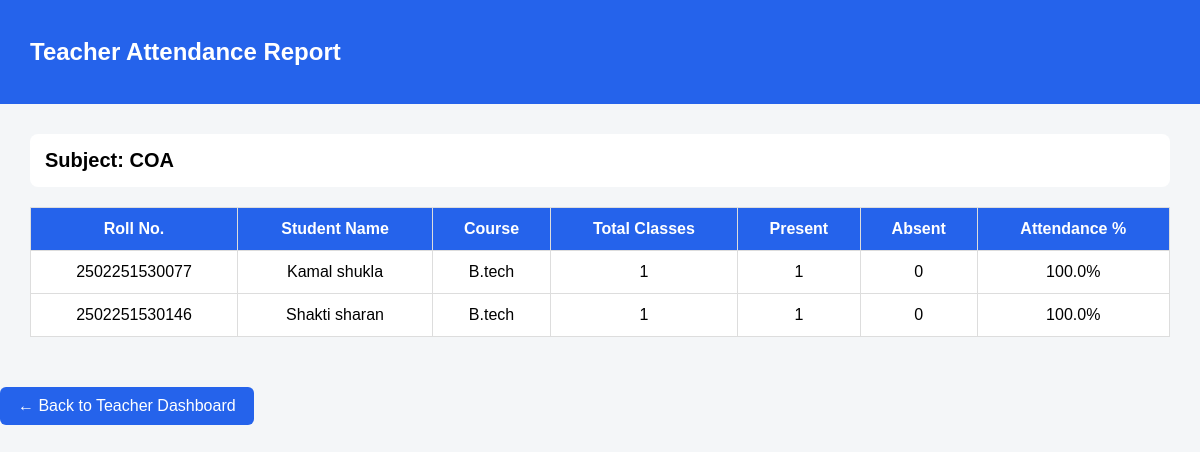
The page /teacher_report (signed in) on the database its author committed.
### tables this page shows
CREATE TABLE teachers (
        id INTEGER PRIMARY KEY AUTOINCREMENT,
        username TEXT UNIQUE NOT NULL,
        password TEXT NOT NULL,
        subject TEXT NOT NULL
    );

CREATE TABLE students (
            id INTEGER PRIMARY KEY AUTOINCREMENT,
            name TEXT NOT NULL,
            roll_no TEXT UNIQUE NOT NULL,
            course TEXT NOT NULL
        , username TEXT, password TEXT);

### app.py (the view)
@app.route("/teacher_report")
def teacher_report():
    username = session.get("teacher_username")
    if not username:
        return redirect("/teacher_login")
    conn = get_db()
    teacher = conn.execute(
        "SELECT * FROM teachers WHERE username = ?",
        (username,)
    ).fetchone()
    if not teacher:
        conn.close()
        return redirect("/teacher_login")
    students = conn.execute("""
        SELECT
            students.id,
            students.name,
            students.roll_no,
            students.course,
            COUNT(attendance.id) AS total,
            SUM(CASE WHEN attendance.status = 'Present' THEN 1 ELSE 0 END) AS present,
            SUM(CASE WHEN attendance.status = 'Absent' THEN 1 ELSE 0 END) AS absent
        FROM students
        LEFT JOIN attendance
        ON students.id = attendance.student_id
        AND attendance.subject = ?
        GROUP BY students.id
        ORDER BY students.roll_no
    """, (teacher["subject"],)).fetchall()
    report_data = []
    for student in students:
        total = student["total"] or 0
        present = student["present"] or 0
        absent = student["absent"] or 0
        percentage = round(
            (present / total) * 100, 2
        ) if total > 0 else 0
        report_data.append({
            "roll_no": student["roll_no"],
            "name": student["name"],
            "course": student["course"],
            "subject": teacher["subject"],
            "total": total,
            "present": present,
            "absent": absent,
            "percentage": percentage
        })
    conn.close()
    return render_template(
        "teacher_report.html",
        teacher=teacher,
        students=report_data
    )

### app.py (called while the page is built)
def get_db():
    conn = sqlite3.connect("attendance.db")
    conn.row_factory = sqlite3.Row
    return conn

### templates/teacher_report.html (shortened to what this page needs)
<!DOCTYPE html>
<html lang="en">
<head>
</head>
<body>
    <div class="navbar">
        <h2>Teacher Attendance Report</h2>
    </div>
    <div class="container">
        <div class="subject">
            Subject: {{ teacher.subject }}
        </div>
        <table>
            <tr>
                <th>Roll No.</th>
                <th>Student Name</th>
                <th>Course</th>
                <th>Total Classes</th>
                <th>Present</th>
                <th>Absent</th>
                <th>Attendance %</th>
            </tr>
            {% for student in students %}
            <tr>
                <td>{{ student.roll_no }}</td>
                <td>{{ student.name }}</td>
                <td>{{ student.course }}</td>
                <td>{{ student.total }}</td>
                <td>{{ student.present }}</td>
                <td>{{ student.absent }}</td>
                <td>{{ student.percentage }}%</td>
            </tr>
            {% endfor %}
        </table>
    </div>
    <a href="/teacher_dashboard"
   style="display:inline-block;
          margin-top:20px;
          padding:10px 18px;
          background:#2563eb;
          color:white;
          text-decoration:none;
          border-radius:6px;">
    ← Back to Teacher Dashboard
</a>
</body>
</html>

### templates/teacher_report.html (style rules this page uses)
body { font-family: Arial, sans-serif; background: #f4f6f8; margin: 0; }
.navbar { background: #2563eb; color: white; padding: 18px 30px; }
.container { width: 95%; margin: 30px auto; }
.subject { background: white; padding: 15px; margin-bottom: 20px; border-radius: 8px; font-size: 20px; font-weight: bold; }
table { width: 100%; background: white; border-collapse: collapse; }
th, td { padding: 12px; border: 1px solid #ddd; text-align: center; }
th { background: #2563eb; color: white; }

### rows shown on the page
teachers: subject "COA"
students: roll_no "2502251530077", name "Kamal shukla", course "B.tech"
students: roll_no "2502251530146", name "Shakti sharan", course "B.tech"

### other values the page prints
{{ student.total }} "1" "1"
{{ student.present }} "1" "1"
{{ student.absent }} "0" "0"
{{ student.percentage }} "100.0" "100.0"
